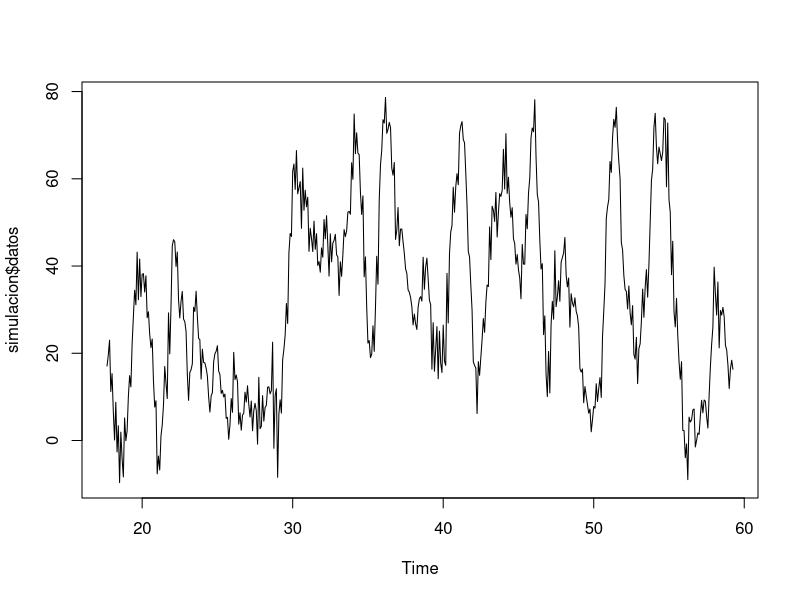
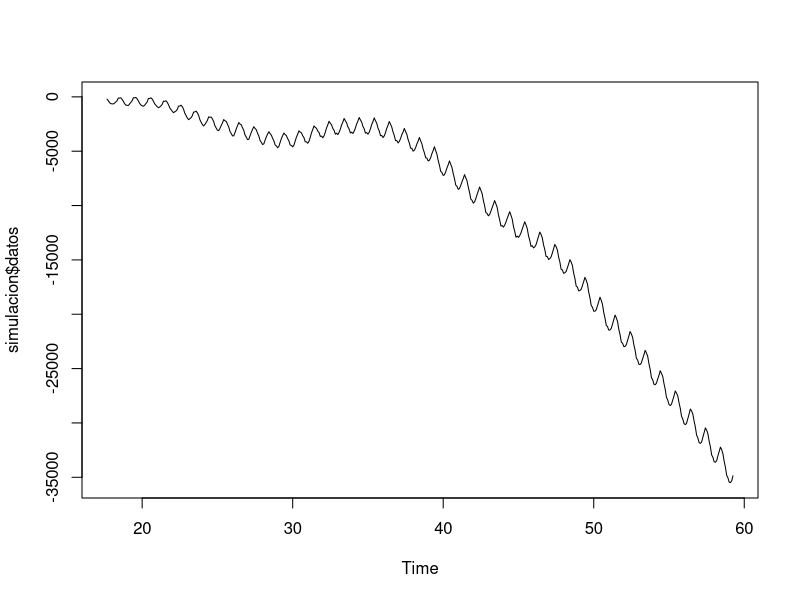

Reproduce these figures in R, in order. (Note: this script raises an error after producing the figures.)
## ---- chunk 1
simular.proceso <- function(data, n, temporalidad, 
                            no.estacional, estacional, 
                            p=NULL, q=NULL, P=NULL, Q=NULL){
  
  require(forecast)
  tryCatch({
    coeficientes <- list(p, q, P, Q)
    coeficientes.simulados <- lapply(c(no.estacional[c(1,3)], 
                                       estacional[c(1,3)]), 
                                     function(x) sample(seq(-1,1,.1), x))
    pos <- which(sapply(coeficientes, is.null)==TRUE)
    
    coeficientes[pos] <- coeficientes.simulados[pos]
    names(coeficientes) <- c("p", "q", "P", "Q")
    
    modelo <- Arima(ts(data=data, freq=temporalidad), 
                    order = no.estacional, 
                    seasonal = estacional,
                    fixed=c(phi=coeficientes$p, 
                            theta=coeficientes$q, 
                            Phi=coeficientes$P, 
                            Theta=coeficientes$Q))
    datos <- simulate(modelo, nsim=(n+length(data)))
    datos <- subset(datos, start=length(data)+1)
    list(modelo=modelo, datos=datos)}, 
    error = function(e) simular.proceso(data, n, temporalidad,
                                        no.estacional, estacional, 
                                        p, q, P, Q))
}

simulacion <- simular.proceso(data=rnorm(100, 15, 2), n=500, temporalidad=12, no.estacional=c(1,1,3), estacional = c(1,0,2), q=c(.1, .5, .9))
plot(simulacion$datos, type="l")
simulacion$modelo
auto.arima(simulacion$datos)

simulacion <- simular.proceso(data=rpois(100, 15), n=500, temporalidad=12, no.estacional=c(1,1,3), estacional = c(2,1,1), p=.1)
plot(simulacion$datos, type="l")
## ---- chunk 2
#Esta función estima la sobreparametrización
modelo.arima <- function(serie, no.estacional, estacional, regr = NULL){
if(is.null(regr)){
    modelo <- tryCatch({
      forecast::Arima(serie, 
                      order = no.estacional, 
                      seasonal = estacional)
    }, 
    error = function(e) NULL)  
  }
  
  if(!is.null(regr)){
    modelo <-tryCatch({
      forecast::Arima(serie, 
                      order = no.estacional, 
                      seasonal = estacional, 
                      xreg = regr)
    }, 
    error = function(e) NULL)   
  }
  
  if(!is.null(modelo)){
    grados.libertad <- modelo$nobs - length(modelo$coef)
    t.value <- modelo$coef/sqrt(diag(modelo$var.coef))
    prob <- stats::pf(t.value^2, df1 = 1, df2 = grados.libertad, lower.tail = FALSE)
    ifelse(sum(1*prob>0.05)<1, return(modelo), 1)
  }
  
}
## ---- chunk 3
#Estimación de las medidas de rendimiento y los criterios de información
medidas.arima <- function(modelo, testing, horizonte, regr = NULL){
  
  ##Nombre del modelo
  nombre <- capture.output(modelo)
  nombre <- substr(nombre[2],1, 23)
  
  ##Criterios de informacion
  data <- capture.output(summary(modelo))
  data <- data[grepl("AIC", data) == T]
  informacion <- strsplit(data, " ")
  pos <- which(sapply(informacion, nchar)>0)
  informacion <- informacion[[1]][pos]
  informacion <- do.call("rbind", strsplit(informacion, "=")) %>% 
    data.frame() 
  colnames(informacion) <- c("Medida", "Valor")
  informacion <- informacion %>% 
    mutate(Valor = as.numeric(as.character(Valor))) %>% 
    spread(Medida, Valor) %>% 
    data.frame(Modelo = nombre)
  
  ##Medidas de rendimiento
  rendimiento <- data.frame(Modelo = c(nombre, paste(nombre, "Validacion")), 
                            accuracy(forecast(modelo, horizonte, xreg = regr), testing))
  merge(informacion, rendimiento, by="Modelo", all = TRUE) %>% 
    dplyr::select(Modelo, AIC, AICc, BIC, MAE, MAPE, RMSE, MASE)
}
## ---- chunk 4
arimas.auto <- function(tipo = c(p = 1, d = 1, q = 1, 
                                 P = 1, D = 1, Q = 1), 
                        serie, reg = NULL, validacion, horiz = 12,
                        paralelo=FALSE, clusters=detectCores(logical = FALSE)){
  
  #Matriz para la identificacion de los parametros del modelo
  valores <- expand.grid(p = 0:tipo[1], d = 0:tipo[2], q = 0:tipo[3], 
                         P = 0:tipo[4], D = 0:tipo[5], Q = 0:tipo[6])
  
  valores.no.estacional <- split(as.matrix(valores[, 1:3]), 
                                 row(valores[, 1:3]))
  valores.estacional <- split(as.matrix(valores[, 4:6]), 
                              row(valores[, 4:6]))
  
  #Estimación de los modelos
  if(paralelo==FALSE){
    modelos <- mapply(modelo.arima, 
                      no.estacional=valores.no.estacional, 
                      estacional=valores.estacional, 
                      MoreArgs = list(serie=serie, regr=reg), 
                      SIMPLIFY = FALSE)
  }
  
  if(paralelo==TRUE){
    
    #Nombres de los objetos a exportar a cada cluster
    
    obj <- sapply(as.list(match.call()), paste)
    pos <- which(names(obj) %in% c("serie", "validacion"))
    
    #Generar los cluster
    clp <- makeCluster(clusters, type = "SOCK", useXDR=FALSE)
    clusterExport(clp, varlist = c(obj[pos], "medidas.arima", "modelo.arima"))
    
    #Proceso en paralelo
    modelos <- clusterMap(cl=clp, fun = modelo.arima, 
                       no.estacional=valores.no.estacional, 
                       estacional=valores.estacional, 
                       MoreArgs = list(serie=serie, regr=reg), 
                       SIMPLIFY = FALSE, .scheduling = "dynamic")
    stopCluster(clp)
    
  }
  
  #Obtiene las posiciones de la lista donde se pudieron estimar los modelos
  pos <- which(sapply(sapply(modelos, class), length)>1)
  
  #Calcula las medidas de rendimiento y los criterios de información
  medidas <- do.call("rbind", lapply(modelos[pos], 
                                     medidas.arima, 
                                     testing = validacion, 
                                    horizonte= horiz, 
                                     regr = reg)) %>% 
    mutate_if(is.numeric, round, 2)
  #Devuelve una lista con los modelos y las medidas de rendimiento
  list(modelos=modelos[pos], medidas=medidas)
}
## ---- chunk 5
mejores.arimas <- function(tabla, peso.train=.3, peso.test=.7){
  
  #Elimina posibles modelos duplicados
  tabla <- tabla %>%
    distinct(Modelo, .keep_all = TRUE)
  
  #Crea variable para agrupar modelos en train y test
  tabla <- tabla %>% 
    mutate(mod = as.character(c(0, rep(1:(nrow(tabla)-1)%/%2))))
  
  #Crea la variable de puntaje ponderado
  tabla2 <- tabla %>% 
    mutate_at(vars(contains("C")), function(x){x-min(x, na.rm=TRUE)}) %>% 
    mutate_if(is.numeric, function(x) ifelse(is.na(x),0,x)) %>% 
    mutate(puntaje = AIC+AICc+BIC+MAE+MAPE+RMSE+MASE,
           ponde = ifelse(grepl("Validacion", Modelo)==TRUE, peso.test, peso.train),
           puntaje = puntaje*ponde)
  
  #Busca el(los) puntaje(s) mínimo(s)
  puntaje.minimo <- tabla2 %>% 
    group_by(mod) %>% 
    summarise(puntaje=sum(puntaje))
  
  #Obtiene la(s) posición(es) con puntaje(s) más bajo(s) 
  pos <- puntaje.minimo$mod[which(puntaje.minimo$puntaje==min(puntaje.minimo$puntaje))]
  
  #Devuelve el(los) mejor(es) modelo(s)
  tabla %>% 
    filter(mod %in% pos) %>% 
    dplyr::select(Modelo:MASE)
}
## ---- chunk 6
comparacion <- function(data, prop, proceso){
    require(parallel)
    require(tidyr)
    require(dplyr)
    corte <- round(length(data)*prop, 0)
    train <<- subset(data, end=corte)
    test <<- subset(data, start=corte+1)
    hyndman <- auto.arima(train)
    gamboa <- arimas.auto(tipo=proceso, serie=train, validacion=test, paralelo=TRUE)
    gamboa <- mejores.arimas(gamboa$medidas)
    
    list(hyndman=hyndman, gamboa=gamboa)
}

k <- comparacion(data=simulacion$datos, 
                 prop=.8, 
                 proceso=c(3,1,3,3,1,3))
## ---- chunk 7
k$hyndman
k$gamboa
## ---- chunk 8
mod.hyndman <- Arima(train, 
                     order=c(0,1,3), 
                     seasonal=c(1,1,0))
mod.gamboa <- Arima(train, 
                    order=c(0,1,3), 
                    seasonal=c(1,1,0))
## ---- chunk 9
plot(test)
#lines(forecast(mod.hyndman, h=100)$mean, col="red")
lines(forecast(mod.gamboa, h=100)$mean, col="blue")
